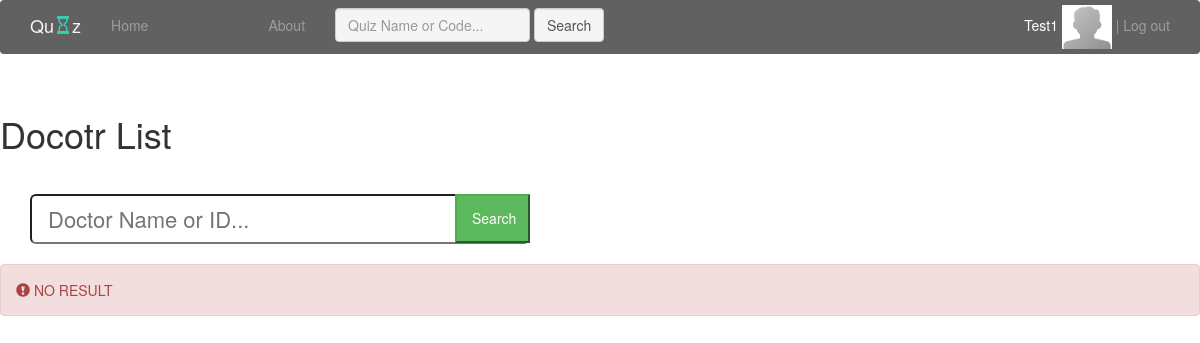
/view/Doctors.php?doctorNameSearch=dr.maher (signed in), run on an earlier commit of the app's database.
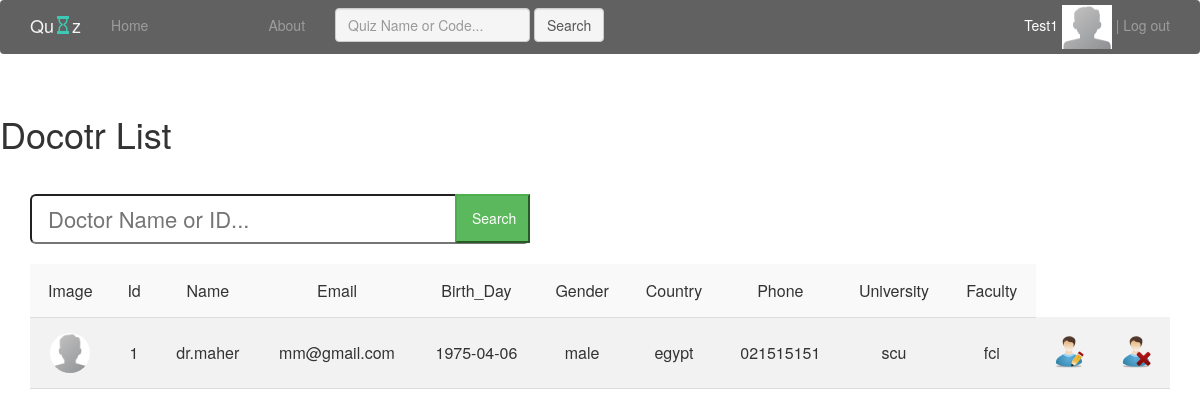
And on a later commit of the database.
### tables this page shows
CREATE TABLE `users` (
  `id` int(11) NOT NULL,
  `username` varchar(100) NOT NULL,
  `password` varchar(64) NOT NULL,
  `email` varchar(100) NOT NULL,
  `type` varchar(10) NOT NULL,
  `birth_day` date NOT NULL,
  `country` varchar(50) NOT NULL,
  `gender` varchar(6) NOT NULL,
  `phone` varchar(20) NOT NULL,
  `image` blob,
  `university` varchar(100) NOT NULL,
  `faculty` varchar(100) NOT NULL
);

### view/Doctors.php (the view, shortened to what this page needs)
<?php include './Header.php'; ?>
<html>
    <head>
    </head>
    <body >
        <?php
        $tableHeader = '<br>
        <div class="container">
            <table class="table-striped">
                <tr>
                    <td>Image</td>
                    <td>Id</td>
                    <td>Name</td>
                    <td>Email</td>
                    <td>Birth_Day</td>
                    <td>Gender</td>
                    <td>Country</td>
                    <td>Phone</td>
                    <td>University</td>
                    <td>Faculty</td>
                </tr>';
        ?>
        <br>
        <h1> Docotr List </h1>
        <div class="container">
            <form action="Doctors.php" method="GET">
                <input  style="margin-top: 30;height: 50; width: 500;margin-right: 425;  font-size: 22" class="col-lg-10  btn-lg" placeholder="Doctor Name or ID..." class="form-control" name="doctorNameSearch" >
                <input  style="margin-top: 30;height: 49.5 ; width: 75; font-size: 14; margin-left:  -500" class="col-lg-1 btn-success" type="submit" value="Search">
            </form>
        </div>
        <?php
        if (isset($_GET['doctorNameSearch'])) {
            $doctorName = $_GET['doctorNameSearch'];
            include '../include/vars.php';
            $conn = mysqli_connect($host, $username, $password, $dbname);
            $sql = "SELECT image,id, username, email, type, birth_day,country, gender, phone, image, university, faculty "
                    . "FROM `users` where    type = 'doctor' AND username= '$doctorName'";
            $result = $conn->query($sql);
            if ($result->num_rows > 0) {
                $editIcon = "<img src = '../recources/images/edit_user.png' height = '32'>";
                $removeIcon = "<img src = '../recources/images/remove_user.png' height = '32'>";
                echo $tableHeader;
                while ($row = $result->fetch_assoc()) {
                    $doctorname = $row['username'];
                    echo "<tr>";
                    echo " <td><img style=\"border-radius: 60%\" src = '../recources/images/default-avatar.png' height = '40'></td>";
                    echo "<td>" . $row['id'] . "</td>";
                    echo "<td>" . $row['username'] . "</td>";
                    echo "<td>" . $row['email'] . "</td>";
                    echo "<td>" . $row['birth_day'] . "</td>";
                    echo "<td>" . $row['gender'] . "</td>";
                    echo "<td>" . $row['country'] . "</td>";
                    echo "<td>" . $row['phone'] . "</td>";
                    echo "<td>" . $row['university'] . "</td>";
                    echo "<td>" . $row['faculty'] . "</td>";
                    echo "<td><a href = 'profilepage.php?&name=$doctorname'>" . $editIcon . "</a></td>";
                    echo "<td><a href = 'Doctors.php?&deleteuser=$doctorname' onClick=\"javascript:return confirm('are you sure you want to delete this?');\"> $removeIcon  </a></td><tr>";
                    echo "</tr>";
                }
                echo '</tbody></table>';
            } else {
                echo'<br> <div class="alert alert-danger" role="alert">
                              <span class="glyphicon glyphicon-exclamation-sign" aria-hidden="true"></span>
                              <span class="sr-only">Error:</span>
                              NO RESULT </div>';
            }
        }
        ?>
</div>
<link href="../recources/js/bootstrap.min.js" rel="stylesheet" type="text/javascript"/>
</body>
</html>

What changed in the data, as far as the page shows it:
added users: id "1", username "dr.maher", email "mm@gmail.com", birth_day "1975-04-06", gender "male", country "egypt", phone "021515151", university "scu", faculty "fci"
Also different on the page:
text no longer shown: "NO RESULT"
text now shown: "Image Id Name Email Birth_Day Gender Country Phone University Faculty"
